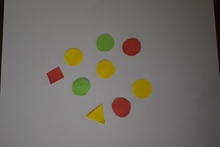
%> input picture Lab 2/Codigo Fuente/img1.jpg, 220 x 147 px, shrunk from 2992 x 2000 before the run
$ octave main.m   (GNU Octave 9; MATLAB toolbox functions it lacks are replaced by stand-ins)
%> lines starting %> are read from the running program, lines starting %| are printed output that depends on the picture; in (x1, y1, x2, y2) boxes, pixels count from 0 and x2, y2 are one past the last pixel; in counts of white or black regions, pixels touching at a corner belong together; the program's own positions count from 1
### Lab 2/Codigo Fuente/yellowBinarization.m
function binary_image = yellowBinarization(rgb_image)
    % YELLOWBINARIZATION convierte una imagen RGB en una imagen binaria
    % donde los objetos amarillos aparecen en blanco y el resto en negro.
    % Usa una técnica de normalización para mejorar la detección de
    % colores específicos, enfocándose en la relación entre los canales
    % de color para identificar el amarillo.
    %
    % Parámetros:
    %   rgb_image: Imagen en formato RGB (matriz MxNx3).
    %
    % Devoluciones:
    %   binary_image: Imagen binaria (matriz MxN) donde los objetos amarillos
    %                 tienen un valor de 255 y todos los demás píxeles tienen un valor de 0.

    % Normalización de los canales R, G y B
    norm_R = double(rgb_image(:,:,1)) ./ (double(rgb_image(:,:,1)) + double(rgb_image(:,:,2)) + double(rgb_image(:,:,3)) + 1e-5);
    norm_G = double(rgb_image(:,:,2)) ./ (double(rgb_image(:,:,1)) + double(rgb_image(:,:,2)) + double(rgb_image(:,:,3)) + 1e-5);
    norm_B = double(rgb_image(:,:,3)) ./ (double(rgb_image(:,:,1)) + double(rgb_image(:,:,2)) + double(rgb_image(:,:,3)) + 1e-5);

    % Crear máscara binaria basada en la relación entre los canales
    yellow_mask = (norm_R > 0.4) & (norm_G > 0.4) & (norm_B < 0.2);

    % Refinar la detección de amarillo usando umbrales en intensidad
    intensity = rgb2gray(rgb_image);
    yellow_mask = yellow_mask & (intensity > 100);  % Filtrar por brillo para mejorar precisión

    % Operaciones morfológicas para limpiar la máscara
    se = strel('disk', 3);  % Tamaño ajustable según el ruido
    se2 = strel('disk', 7);

    % Erosionar y dilatar para mejorar la detección de objetos
    eroded_mask = imerode(yellow_mask, se);
    binary_image = imdilate(eroded_mask, se2);

    % Convertir la máscara final a una imagen binaria con valores de 0 o 255
    binary_image = uint8(binary_image) * 255;
end

### Lab 2/Codigo Fuente/componentsDetection.m
function [border_image, component_list] = componentsDetection(binary_image)
    % COMPONENTSDETECTION realiza una segmentación de componentes conectados
    % en una imagen binaria.
    % Se utiliza un enfoque iterativo con pilas para explorar y etiquetar los
    % componentes conectados. También identifica los píxeles que forman el
    % borde de cada componente.
    %
    % Parámetros:
    %   binary_image: Una matriz binaria (2D) donde los píxeles de los objetos tienen un valor de 255 y
    %                 el fondo tiene un valor de 0.
    %
    % Devoluciones:
    %   border_image: Una matriz binaria (2D) del mismo tamaño que 'binary_image' donde sólo los píxeles
    %                 que forman el borde de cada componente están marcados con 255.
    %   component_list: Una celda donde cada elemento es una estructura que representa un componente
    %                   conectado. La estructura contiene los siguientes campos:
    %                   - points: Un arreglo Nx2 de [fila, columna] de píxeles pertenecientes al componente.
    %                   - border: Un arreglo Nx2 de [fila, columna] de píxeles del borde del componente.
    %                   - bbox: Un vector de 4 elementos [min_x, min_y, ancho, alto] que representa
    %                           el cuadro delimitador del componente.
    %                   - area: Un escalar que indica el número total de píxeles en el componente.
    %                   - perimeter: Un escalar que indica el número total de píxeles en el borde del componente.
    %                   - id: El identificador numérico único asignado al componente.
    %
    % La función recorre la imagen binaria y cuando encuentra un píxel blanco no visitado, inicia un
    % proceso iterativo basado en una pila para explorar todos los píxeles conectados que forman el componente.
    % Durante esta exploración, se determina si un píxel es parte del borde evaluando sus vecinos. También se
    % calculan las propiedades del componente, como su área, perímetro y cuadro delimitador.
    % Finalmente, se actualizan la imagen de bordes y la lista de componentes con la información recopilada.

    % Inicializar variables
    [rows, cols] = size(binary_image);
    visited = false(rows, cols);  % Matriz de píxeles visitados
    component_id = 0;  % Contador de ID de componentes
    component_list = {};  % Lista para almacenar información de componentes
    border_image = zeros(rows, cols, 'uint8');  % Imagen para guardar bordes

    % Direcciones para explorar vecinos (8-conectividad)
    directions = [0, 1; 1, 0; 0, -1; -1, 0; -1, -1; -1, 1; 1, -1; 1, 1];

    % Iterar por cada píxel de la imagen
    for i = 1:rows
        for j = 1:cols
            % Verificar si es un píxel blanco no visitado
            if binary_image(i, j) == 255 && ~visited(i, j)
                % Incrementar ID del componente
                component_id = component_id + 1;

                % Inicializar pila para explorar el componente
                stack = [i, j];
                visited(i, j) = true;

                % Variables para almacenar información del componente
                points = [];
                border = [];
                min_x = j; max_x = j;
                min_y = i; max_y = i;

                % Iterar mientras haya píxeles en la pila
                while ~isempty(stack)
                    % Extraer el último píxel de la pila
                    [y, x] = deal(stack(end, 1), stack(end, 2));
                    stack(end, :) = [];  % Eliminar el último elemento de la pila

                    % Agregar el píxel actual al componente
                    points = [points; y, x];

                    % Actualizar límites del cuadro delimitador
                    min_x = min(min_x, x);
                    max_x = max(max_x, x);
                    min_y = min(min_y, y);
                    max_y = max(max_y, y);

                    % Determinar si el píxel es parte del borde
                    is_border = false;
                    for d = 1:size(directions, 1)
                        ny = y + directions(d, 1);
                        nx = x + directions(d, 2);

                        % Comprobar límites y si el vecino es blanco
                        if ny < 1 || ny > rows || nx < 1 || nx > cols || binary_image(ny, nx) == 0
                            is_border = true;
                        elseif ~visited(ny, nx)
                            stack = [stack; ny, nx];  % Agregar vecino a la pila
                            visited(ny, nx) = true;  % Marcar vecino como visitado
                        end
                    end

                    % Agregar a la lista de bordes si es borde
                    if is_border
                        border = [border; y, x];
                        border_image(y, x) = 255;
                    end
                end

                % Calcular área y perímetro
                area = size(points, 1);
                perimeter = size(border, 1);

                % Guardar información del componente
                component_list{component_id} = struct(...
                    'points', points, ...
                    'border', border, ...
                    'bbox', [min_x, min_y, max_x - min_x + 1, max_y - min_y + 1], ...
                    'area', area, ...
                    'perimeter', perimeter, ...
                    'id', component_id ...
                );
            end
        end
    end
end

### Lab 2/Codigo Fuente/circleDetection.m
function [numCirculars, circularComponents] = circleDetection(componentList)
    % CIRCLEDETECTION evalúa los componentes de una imagen para determinar si
    % son circulares según una métrica de circularidad.
    %
    % Parámetros:
    %   componentList: Una celda de estructuras de componentes, donde cada
    %                  componente tiene campos 'area' y 'perimeter'.
    %
    % Devoluciones:
    %   numCirculars: Número de componentes identificados como circulares.
    %   circularComponents: Una celda con las estructuras de componentes
    %                       que cumplen con el criterio de circularidad.
    %
    % La función evalúa cada componente conectado de la lista calculando
    % su métrica de circularidad con la fórmula:
    %   circularity = (4 * pi * area) / (perimeter ^ 2).
    % Si la circularidad del componente supera un umbral definido, este se
    % clasifica como circular. Al final, se devuelve el número total de
    % componentes circulares y una lista de estos.

    % Inicializar lista de componentes circulares y contador
    circularComponents = cell(size(componentList));  % Preasignar memoria
    circularIndexes = false(1, length(componentList));  % Marcar componentes circulares
    threshold = 0.6;  % Umbral de circularidad

    % Evaluar cada componente de la lista
    for idx = 1:length(componentList)
        component = componentList{idx};

        % Calcular la circularidad
        circularity = (4 * pi * component.area) / (component.perimeter ^ 2);

        % Verificar si el componente cumple con el umbral
        if circularity >= threshold
            circularIndexes(idx) = true;  % Marcar como circular
        end
    end

    % Extraer componentes circulares
    circularComponents = componentList(circularIndexes);
    numCirculars = sum(circularIndexes);  % Contar el número de componentes circulares
end

### Lab 2/Codigo Fuente/highlightBoundingBoxes.m
function final_image = highlightBoundingBoxes(original_image, component_list)
    % HIGHLIGHTBOUNDINGBOXES dibuja rectángulos delimitadores alrededor de los
    % componentes detectados en una imagen, resaltándolos con un color específico.
    %
    % Esta función toma una imagen original y una lista de componentes detectados, y
    % dibuja un rectángulo delimitador alrededor de cada componente en la imagen.
    % Los rectángulos se dibujan en color rojo con un grosor de línea definido.
    %
    % Parámetros:
    %   original_image: La imagen original (en color o en escala de grises) en la que se
    %                   dibujarán los rectángulos delimitadores.
    %   component_list: Una lista de componentes detectados. Cada componente es una estructura
    %                   que contiene, entre otros, el campo 'bbox' que especifica el
    %                   bounding box del componente en formato [x, y, width, height].
    %
    % Devoluciones:
    %   final_image: Una copia de la imagen original con los rectángulos delimitadores
    %                dibujados sobre ella.
    %
    % La función utiliza la función 'insertShape' para agregar los rectángulos
    % directamente a la imagen y devolver el resultado en una matriz de imagen.

    % Crear una copia de la imagen original para trabajar sobre ella
    final_image = original_image;

    % Definir las propiedades del rectángulo
    rectangle_color = 'red';   % Color del rectángulo
    rectangle_thickness = 3;   % Grosor del rectángulo

    % Iterar sobre cada componente de la lista
    for i = 1:length(component_list)
        component = component_list{i};
        bbox = component.bbox;  % El bounding box en formato [x, y, width, height]

        % Insertar un rectángulo en la imagen usando insertShape
        final_image = insertShape(final_image, 'Rectangle', bbox, 'Color', rectangle_color, ...
                                  'LineWidth', rectangle_thickness);
    end
end

### Lab 2/Codigo Fuente/saveComponentDetailsToText.m
function saveComponentDetailsToText(componentList, filename)
    % SAVECOMPONENTDETAILSTOTEXT escribe la información de cada componente detectado en la imagen
    % en un archivo de texto.
    %
    % Esta función toma una lista de componentes y un nombre de archivo, y guarda la información
    % relevante sobre cada componente (área, perímetro, bounding box, centroide, y circularidad)
    % en un formato legible y estructurado dentro de un archivo de texto.
    %
    % Parámetros:
    %   componentList: Lista de componentes detectados, donde cada componente es una estructura
    %                  con detalles sobre el área, perímetro, bounding box, y otros.
    %   filename: El nombre del archivo de texto donde se almacenará la información de los componentes.
    %
    % El archivo de texto tendrá una descripción por componente con las propiedades detalladas
    % de manera más explicativa.

    % Abrir el archivo para escritura
    fileID = fopen(filename, 'w');

    % Verificar si el archivo se abrió correctamente
    if fileID == -1
        error('No se pudo abrir el archivo para escribir.');
    end

    % Escribir el encabezado del archivo de texto
    fprintf(fileID, 'Informe de Componentes Detectados en la Imagen\n');
    fprintf(fileID, '============================================\n');

    % Iterar sobre cada componente en la lista y escribir su información
    for i = 1:length(componentList)
        component = componentList{i};

        % Calcular el centroide del componente
        centroid = mean(component.points, 1);

        % Calcular la circularidad del componente
        circularity = (4 * pi * component.area) / (component.perimeter ^ 2);

        % Escribir la información detallada del componente en el archivo
        fprintf(fileID, '\nComponente %d:\n', i);
        fprintf(fileID, '  - Área: %d píxeles\n', component.area);
        fprintf(fileID, '  - Perímetro: %d píxeles\n', component.perimeter);
        fprintf(fileID, '  - Bounding Box: [X: %d, Y: %d, Ancho: %d, Alto: %d]\n', ...
                component.bbox(1), component.bbox(2), component.bbox(3), component.bbox(4));
        fprintf(fileID, '  - Centroide: [X: %.2f, Y: %.2f]\n', centroid(1), centroid(2));
        fprintf(fileID, '  - Circularidad: %.4f \n', circularity);
    end

    % Cerrar el archivo de texto
    fclose(fileID);
    disp(['La información de los componentes se ha guardado en:', filename]);
end

### Lab 2/Codigo Fuente/main.m
% main.m - Script para detectar círculos amarillos y dibujar cajas rojas alrededor de ellos

% Paso 1: Solicitar el nombre del archivo de la imagen al usuario
imageFileName = input('Ingrese el nombre del archivo de la imagen (incluyendo la extensión, por ejemplo, "image.png"): ', 's');
%> the answer given: img1.jpg

% Paso 2: Cargar la imagen
originalImage = imread(imageFileName);
%> originalImage is the input picture: size 147x220x3 uint8; mean R, G, B 113.2, 109.3, 103.6

% Verificar si la imagen es RGB
if size(originalImage, 3) ~= 3
    error('La imagen debe ser una imagen RGB (a color).');
end

% Paso 3: Convertir la imagen RGB a una imagen binaria con objetos amarillos
binaryImage = yellowBinarization(originalImage);
%> in yellowBinarization, `norm_R = double(rgb_image(:,:,1)) ./ (double(rgb_image(:,:,1)) + doubl..`:
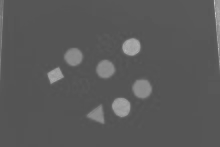
%> norm_R: size 147x220 double; min 0.319, max 0.8, mean 0.353
%> in yellowBinarization, `norm_B = double(rgb_image(:,:,3)) ./ (double(rgb_image(:,:,1)) + doubl..`:
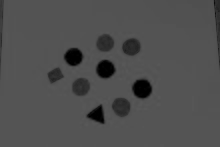
%> norm_B: size 147x220 double; min 0, max 0.349, mean 0.313
%> in yellowBinarization, `yellow_mask = (norm_R > 0.4) & (norm_G > 0.4) & (norm_B < 0.2);`:
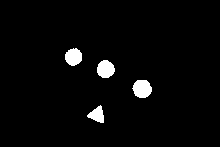
%> yellow_mask: size 147x220 logical; 2.9% white; 4 white regions, box (x1, y1, x2, y2) and area: (132, 80, 152, 98) 279, (97, 60, 115, 78) 250, (65, 48, 82, 66) 235, (87, 105, 104, 123) 181

% Mostrar la imagen binarizada
imshow(binaryImage)
title('Imagen binarizada con los objetos amarillos')

% Extraer el nombre base y la extensión del archivo de imagen
[~, name, ext] = fileparts(imageFileName);

% Guardar la imagen binarizada con el prefijo 'binary_'
imwrite(binaryImage, strcat('binary_', name, ext));

% Paso 4: Detectar los componentes conectados en la imagen binaria
[borderImage, componentList] = componentsDetection(binaryImage);
%> after the loop in componentsDetection, `for i = 1:rows`:
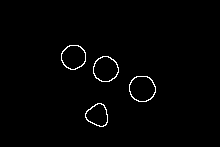
%> border_image: size 147x220 uint8; 1.2% white in thin lines or dots, all inside (x1, y1, x2, y2) = (61, 45, 156, 127)
%> after the loop in componentsDetection, `for i = 1:rows`: area = 410; border = 90 rows, first 12: [104 98; 113 107; 115 107; 116 108; 118 108; 120 108; 122 108; 123 107; 125 107; 126 106; 126 105; 127 104]; component_id = 4; component_list = 4 items; is_border = true; max_x = 108; max_y = 127; min_x = 86; min_y = 104; nx = 100; ny = 105; perimeter = 90; points = 410 rows, first 12: [104 98; 105 99; 106 100; 107 101; 108 102; 109 103; 110 104; 111 105; 112 106; 113 107; 114 106; 115 107]; x = 99; y = 104
%> componentList = 4 items

% Paso 5: Identificar los componentes circulares
[circularCount, circularComponents] = circleDetection(componentList);
%> in circleDetection, `circularComponents = cell(size(componentList));`: circularComponents = {[], [], [], []}
%> in circleDetection, `circularIndexes = false(1, length(componentList));`: circularIndexes = [false false false false]
%> the loop in circleDetection, `for idx = 1:length(componentList)` made 4 passes
%> (component, circularity) on passes 1 to 4: ({bbox [62 46 25 25], area 503, perimeter 96, id 1}, 0.686), ({bbox [94 57 26 26], area 534, perimeter 100, id 2}, 0.671), ({bbox [130 77 27 26], area 573, perimeter 102, id 3}, 0.692), ({bbox [86 104 23 24], area 410, perimeter 90, id 4}, 0.636)
%> after the loop in circleDetection, `for idx = 1:length(componentList)`: circularIndexes = [true true true true]
%> in circleDetection, `circularComponents = componentList(circularIndexes);`: circularComponents = 4 items
%> in circleDetection, `numCirculars = sum(circularIndexes);`: numCirculars = 4
%> circularCount = 4; circularComponents = 4 items

% Paso 6: Dibujar las cajas rojas alrededor de los círculos amarillos
finalImage = highlightBoundingBoxes(originalImage, circularComponents);
%> the loop in highlightBoundingBoxes, `for i = 1:length(component_list)` made 4 passes
%> component on passes 1 to 4: {bbox [62 46 25 25], area 503, perimeter 96, id 1}, {bbox [94 57 26 26], area 534, perimeter 100, id 2}, {bbox [130 77 27 26], area 573, perimeter 102, id 3}, {bbox [86 104 23 24], area 410, perimeter 90, id 4}
%> pass 1, in highlightBoundingBoxes, `final_image = insertShape(final_image, 'Rectangle', bbox, 'Color', rec..`:
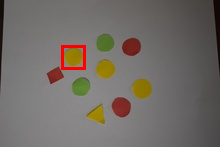
%> final_image: size 147x220x3 uint8; 0.82% of pixels changed, all inside (x1, y1, x2, y2) = (61, 45, 86, 70)
%> pass 3, in highlightBoundingBoxes, `final_image = insertShape(final_image, 'Rectangle', bbox, 'Color', rec..`:
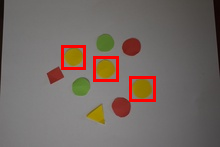
%> final_image: size 147x220x3 uint8; 2.54% of pixels changed, all inside (x1, y1, x2, y2) = (61, 45, 156, 102)
%> after the loop in highlightBoundingBoxes, `for i = 1:length(component_list)`:
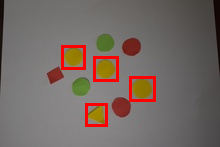
%> final_image: size 147x220x3 uint8; 3.3% of pixels changed, all inside (x1, y1, x2, y2) = (61, 45, 156, 127)

% Paso 7: Mostrar la imagen final con las cajas rojas
imshow(finalImage);
title('Imagen con cajas rojas alrededor de los círculos amarillos');

% Guardar la imagen final con el prefijo 'boxes_'
imwrite(finalImage, strcat('boxes_', name, ext));

% Guardar detalles de los componentes en un archivo de texto
saveComponentDetailsToText(componentList, strcat('details_', name, '.txt'));
%> the loop in saveComponentDetailsToText, `for i = 1:length(componentList)` made 4 passes
%> (component, centroid, circularity) on passes 1 to 4: ({bbox [62 46 25 25], area 503, perimeter 96, id 1}, [57.7 74.14], 0.686), ({bbox [94 57 26 26], area 534, perimeter 100, id 2}, [69.74 106.2], 0.671), ({bbox [130 77 27 26], area 573, perimeter 102, id 3}, [89.33 142.8], 0.692), ({bbox [86 104 23 24], area 410, perimeter 90, id 4}, [115.8 98.12], 0.636)

$ run again, on Lab 2/Codigo Fuente/img3.jpg
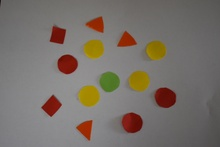
%> input picture Lab 2/Codigo Fuente/img3.jpg, 220 x 147 px, shrunk from 1000 x 668 before the run
%> originalImage is the input picture: size 147x220x3 uint8; mean R, G, B 120.7, 113, 105.8
%> yellow_mask: size 147x220 logical; 3.7% white; 4 white regions, box (x1, y1, x2, y2) and area: (79, 86, 100, 106) 328, (130, 71, 150, 91) 303, (84, 40, 104, 58) 284, (146, 42, 166, 60) 281
%> eroded_mask: size 147x220 logical; 2.2% white; 4 white regions, box (x1, y1, x2, y2) and area: (81, 88, 98, 104) 202, (132, 74, 147, 89) 182, (86, 42, 102, 56) 168, (148, 44, 164, 58) 165
%> after the loop in componentsDetection, `for i = 1:rows`:
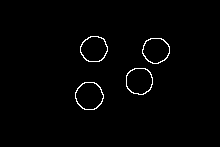
%> border_image: size 147x220 uint8; 1.3% white in thin lines or dots, all inside (x1, y1, x2, y2) = (75, 36, 170, 110)
%> after the loop in componentsDetection, `for i = 1:rows`: area = 645; border = 110 rows, first 12: [83 85; 101 103; 102 102; 104 102; 105 101; 106 100; 107 99; 108 98; 109 97; 109 95; 110 94; 110 92]; component_id = 4; component_list = 4 items; is_border = true; max_x = 104; max_y = 110; min_x = 76; min_y = 83; nx = 87; ny = 84; perimeter = 110; points = 645 rows, first 12: [83 85; 84 86; 85 87; 86 88; 87 89; 88 90; 89 91; 90 92; 91 93; 92 94; 93 95; 94 96]; x = 86; y = 83
%> componentList = 4 items
%> in circleDetection, `circularComponents = cell(size(componentList));`: circularComponents = {[], [], [], []}
%> in circleDetection, `circularIndexes = false(1, length(componentList));`: circularIndexes = [false false false false]
%> the loop in circleDetection, `for idx = 1:length(componentList)` made 4 passes
%> (component, circularity) on passes 1 to 4: ({bbox [81 37 28 26], area 584, perimeter 104, id 1}, 0.679), ({bbox [143 39 28 26], area 578, perimeter 104, id 2}, 0.672), ({bbox [127 69 27 27], area 607, perimeter 104, id 3}, 0.705), ({bbox [76 83 29 28], area 645, perimeter 110, id 4}, 0.67)
%> after the loop in circleDetection, `for idx = 1:length(componentList)`: circularIndexes = [true true true true]
%> in circleDetection, `circularComponents = componentList(circularIndexes);`: circularComponents = 4 items
%> numCirculars = 4
%> `[circularCount, circularComponents] = circleDetection(componentList);`: circularComponents = 4 items
%> the loop in highlightBoundingBoxes, `for i = 1:length(component_list)` made 4 passes
%> component on passes 1 to 4: {bbox [81 37 28 26], area 584, perimeter 104, id 1}, {bbox [143 39 28 26], area 578, perimeter 104, id 2}, {bbox [127 69 27 27], area 607, perimeter 104, id 3}, {bbox [76 83 29 28], area 645, perimeter 110, id 4}
%> after the loop in highlightBoundingBoxes, `for i = 1:length(component_list)`:
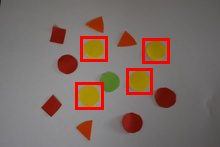
%> final_image: size 147x220x3 uint8; 3.62% of pixels changed, all inside (x1, y1, x2, y2) = (75, 36, 170, 110)
%> the loop in saveComponentDetailsToText, `for i = 1:length(componentList)` made 4 passes
%> (component, centroid, circularity) on passes 1 to 4: ({bbox [81 37 28 26], area 584, perimeter 104, id 1}, [49.64 94.6], 0.679), ({bbox [143 39 28 26], area 578, perimeter 104, id 2}, [51.06 156.5], 0.672), ({bbox [127 69 27 27], area 607, perimeter 104, id 3}, [81.65 139.9], 0.705), ({bbox [76 83 29 28], area 645, perimeter 110, id 4}, [96.53 89.9], 0.67)
